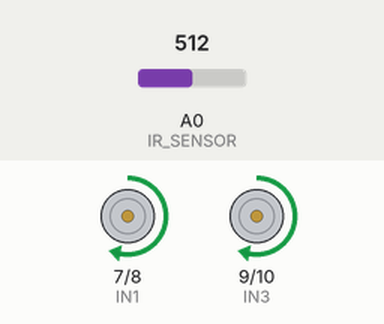
Recording of a sketch running on a simulated Arduino Uno, built with avr-gcc and run on an emulated ATmega328P. On the bench: motor-driver pin pairs drawn as motors (green arrow = first pin HIGH = forward, orange = second pin HIGH = backward, longer = more drive, scaled by the enable pin). The test bench sets the inputs (shaded band); at power-on: A0 (IR_SENSOR) = 512.

Above: at 1.2 s.
1.3 s: A0 (IR_SENSOR) set to 594
2.8 s: A0 (IR_SENSOR) set to 610
At 3.4 s:
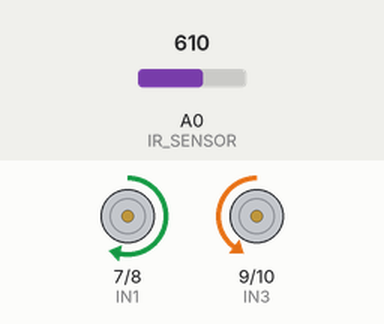
4.3 s: A0 (IR_SENSOR) set to 390
At 5.5 s:
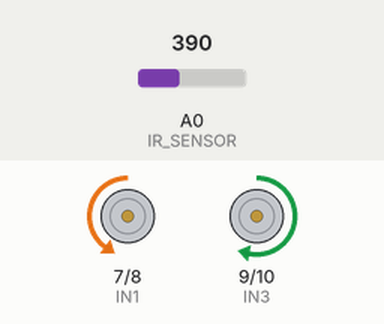
5.8 s: A0 (IR_SENSOR) set to 415
At 6.8 s:
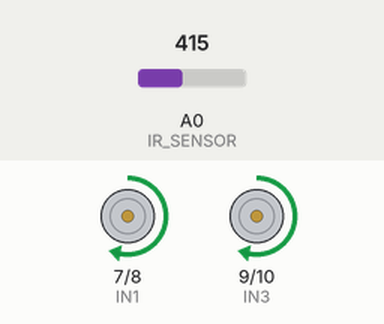
7.3 s: A0 (IR_SENSOR) set to 306
At 8.0 s:
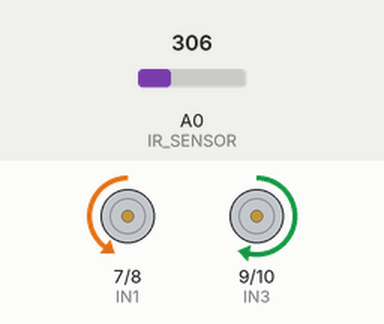
Timing chart, 0 to 9.8 s (numbered marks = the images above; inputs shaded):
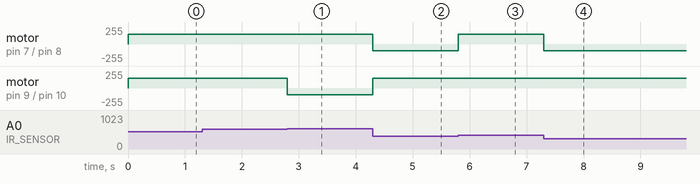

Measured:
- the behaviour switches between 600 and 601 on A0 (IR_SENSOR) (found by bisection; images 0 and 1)
- the behaviour switches between 399 and 400 on A0 (IR_SENSOR) (found by bisection; images 2 and 3)
- after the input at 1.3 s, every drawn part: stays the same
- after the input at 2.8 s, motor on pin 9 (IN3) / pin 10 (IN4): forward 150/255 → backward 100/255 at once
- after the input at 4.3 s, motor on pin 7 (IN1) / pin 8 (IN2): forward 150/255 → backward 100/255 at once; motor on pin 9 (IN3) / pin 10 (IN4): backward 100/255 → forward 150/255 at once
- after the input at 5.8 s, motor on pin 7 (IN1) / pin 8 (IN2): backward 100/255 → forward 150/255 at once
- after the input at 7.3 s, motor on pin 7 (IN1) / pin 8 (IN2): forward 150/255 → backward 100/255 at once

The sketch:

line_robot.ino
```cpp
// Define motor pins
#define ENA 5       // Enable pin for left motor (PWM)
#define ENB 6       // Enable pin for right motor (PWM)
#define IN1 7       // Input 1 for left motor
#define IN2 8       // Input 2 for left motor
#define IN3 9       // Input 3 for right motor
#define IN4 10      // Input 4 for right motor

// Define IR sensor pin
#define IR_SENSOR A0

void setup() {
  // Set motor pins as outputs
  pinMode(ENA, OUTPUT);
  pinMode(ENB, OUTPUT);
  pinMode(IN1, OUTPUT);
  pinMode(IN2, OUTPUT);
  pinMode(IN3, OUTPUT);
  pinMode(IN4, OUTPUT);

  // Set IR sensor pin as input
  pinMode(IR_SENSOR, INPUT);

  // Initialize motors to off
  stopMotors();
}

void loop() {
  int irValue = analogRead(IR_SENSOR); // Read IR sensor value

  // Threshold for detecting the black line
  int thresholdLow = 400;  // Black line detection (lower bound)
  int thresholdHigh = 600; // White surface detection (upper bound)

  if (irValue < thresholdLow) {
    // Black line detected
    turnRight();
  } else if (irValue > thresholdHigh) {
    // No line detected (white surface)
    turnLeft();
  } else {
    // In the middle (gray area or line edge)
    moveForward();
  }
}


// Function to turn the robot right
void turnRight() {
  digitalWrite(IN1, LOW);
  digitalWrite(IN2, HIGH);
  digitalWrite(IN3, HIGH);
  digitalWrite(IN4, LOW);
  analogWrite(ENA, 100); // Adjust speed
  analogWrite(ENB, 150); // Adjust speed
}

// Function to turn the robot left
void turnLeft() {
  digitalWrite(IN1, HIGH);
  digitalWrite(IN2, LOW);
  digitalWrite(IN3, LOW);
  digitalWrite(IN4, HIGH);
  analogWrite(ENA, 150); // Adjust speed
  analogWrite(ENB, 100); // Adjust speed
}


// Function to move the robot forward
void moveForward() {
  digitalWrite(IN1, HIGH);
  digitalWrite(IN2, LOW);
  digitalWrite(IN3, HIGH);
  digitalWrite(IN4, LOW);
  analogWrite(ENA, 150); // Adjust speed
  analogWrite(ENB, 150); // Adjust speed
}


// Function to stop the motors
void stopMotors() {
  digitalWrite(IN1, LOW);
  digitalWrite(IN2, LOW);
  digitalWrite(IN3, LOW);
  digitalWrite(IN4, LOW);
  analogWrite(ENA, 0);
  analogWrite(ENB, 0);
}
```
